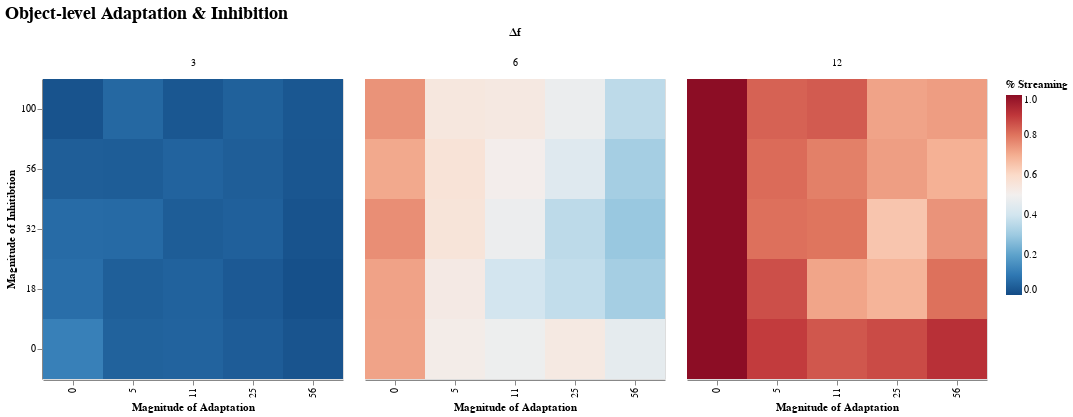

This figure's notebook cell:
### Code cell
@where(df_summary,:t_c_σ .> 0) |>
  @vlplot(:rect, width=300, height=300,
          title={text="Object-level Adaptation & Inhibition",fontSize=18},
          column=:Δf,
          x={field=:t_c_a, typ="ordinal", sort = "ascending",
             axis={title="Magnitude of Adaptation"}},
          y={field=:t_c_m, typ="ordinal", sort = "descending",
             axis={title="Magnitude of Inhitibtion"}},
          color={field="streamprop", aggregate="mean", typ="quantitative",
                 sort = "descending",scale={domain=[0,1],range="diverging"},
                 legend={title="% Streaming"}},
          config={range={diverging={scheme="redblue"}}})
